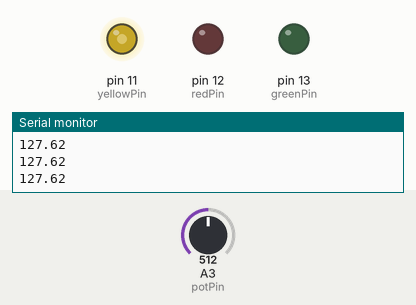
Bench run of a sketch on a simulated Arduino Uno, built with avr-gcc and run on an emulated ATmega328P. Parts: output pins drawn as LEDs (lit = HIGH), the last lines printed to the serial monitor. The inputs (shaded band) are chosen by the test bench; at power-on: A3 (potPin) = 512.

Above: at 1.2 s.
1.3 s: A3 (potPin) set to 716
At 2.2 s:
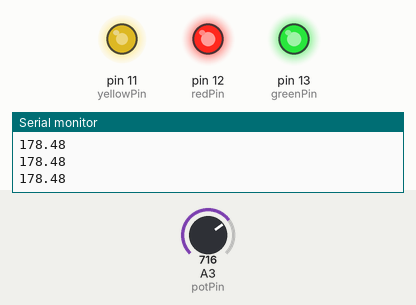
2.8 s: A3 (potPin) set to 900
At 3.2 s:
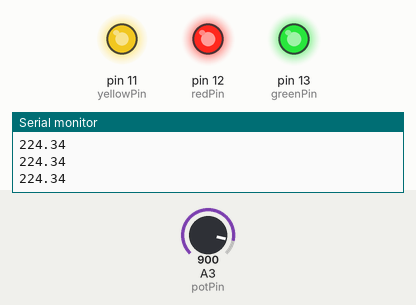
4.3 s: A3 (potPin) set to 122
At 5.4 s:
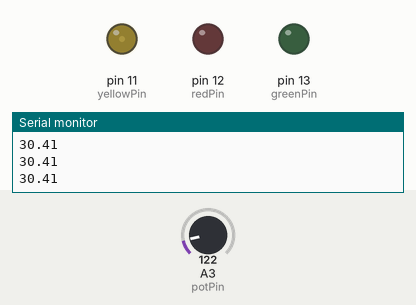
5.8 s: A3 (potPin) set to 0
At 6.5 s:
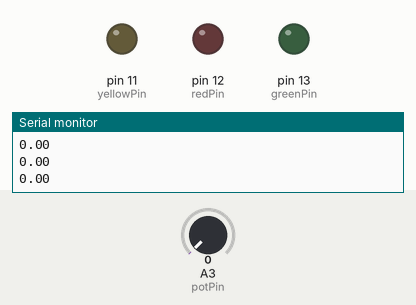
7.3 s: A3 (potPin) set to 511
At 7.9 s:
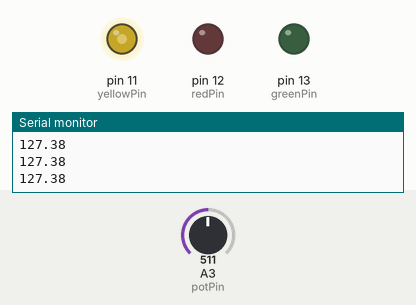
Timing chart, 0 to 9.8 s (numbered marks = the images above; inputs shaded):
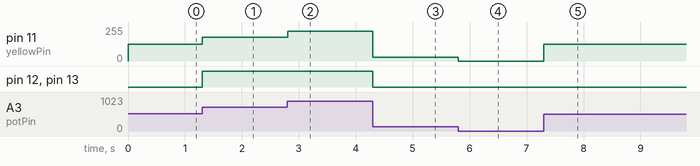

The sketch:

1-6_Dimmable_LED.ino
```cpp
int potPin=A3;
int potVal;
float ledVal;
int delayTime=250;
int greenPin=13;
int redPin=12;
int yellowPin=11;
void setup() {
  // put your setup code here, to run once:
Serial.begin(9600);
pinMode(potPin, INPUT);
pinMode(greenPin, OUTPUT);
pinMode(redPin, OUTPUT);
pinMode(yellowPin, OUTPUT);

}

void loop() {
  // put your main code here, to run repeatedly:
potVal=analogRead(potPin);
ledVal=(255./1023.) * potVal;
analogWrite(greenPin,ledVal);
analogWrite(redPin,ledVal);
analogWrite(yellowPin,ledVal);
Serial.println(ledVal);

}
```

Measured:
- after the input at 1.3 s, pin 11 (yellowPin): 127/255 → 178/255 at once; pin 12 (redPin), pin 13 (greenPin): LOW → HIGH at once
- after the input at 2.8 s, pin 11 (yellowPin): 178/255 → 224/255 at once
- after the input at 4.3 s, pin 11 (yellowPin): 224/255 → 30/255 at once; pin 12 (redPin), pin 13 (greenPin): HIGH → LOW at once
- after the input at 5.8 s, pin 11 (yellowPin): 30/255 → 0/255 at once
- after the input at 7.3 s, pin 11 (yellowPin): 0/255 → 127/255 at once
